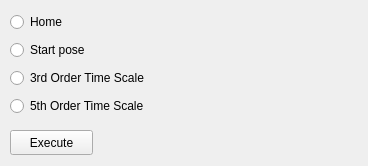
<?xml version="1.0" encoding="UTF-8"?>
<ui version="4.0">
 <class>mainWindow</class>
 <widget class="QMainWindow" name="mainWindow">
  <property name="geometry">
   <rect>
    <x>0</x>
    <y>0</y>
    <width>368</width>
    <height>166</height>
   </rect>
  </property>
  <property name="windowTitle">
   <string>Trajectory Replacement</string>
  </property>
  <widget class="QWidget" name="centralWidget">
   <widget class="QPushButton" name="exeBtn">
    <property name="geometry">
     <rect>
      <x>10</x>
      <y>130</y>
      <width>83</width>
      <height>25</height>
     </rect>
    </property>
    <property name="cursor">
     <cursorShape>PointingHandCursor</cursorShape>
    </property>
    <property name="text">
     <string>Execute</string>
    </property>
   </widget>
   <widget class="QWidget" name="verticalLayoutWidget">
    <property name="geometry">
     <rect>
      <x>10</x>
      <y>10</y>
      <width>192</width>
      <height>112</height>
     </rect>
    </property>
    <layout class="QVBoxLayout" name="verticalLayout">
     <item>
      <widget class="QRadioButton" name="homeRbtn">
       <property name="cursor">
        <cursorShape>PointingHandCursor</cursorShape>
       </property>
       <property name="text">
        <string>Home</string>
       </property>
      </widget>
     </item>
     <item>
      <widget class="QRadioButton" name="startPoseRbtn">
       <property name="cursor">
        <cursorShape>PointingHandCursor</cursorShape>
       </property>
       <property name="text">
        <string>Start pose</string>
       </property>
      </widget>
     </item>
     <item>
      <widget class="QRadioButton" name="thirdOrderScaleRbtn">
       <property name="cursor">
        <cursorShape>PointingHandCursor</cursorShape>
       </property>
       <property name="text">
        <string>3rd Order Time Scale</string>
       </property>
      </widget>
     </item>
     <item>
      <widget class="QRadioButton" name="scaleVelRBtn">
       <property name="cursor">
        <cursorShape>PointingHandCursor</cursorShape>
       </property>
       <property name="text">
        <string>5th Order Time Scale</string>
       </property>
      </widget>
     </item>
    </layout>
   </widget>
  </widget>
 </widget>
 <resources/>
 <connections/>
</ui>
